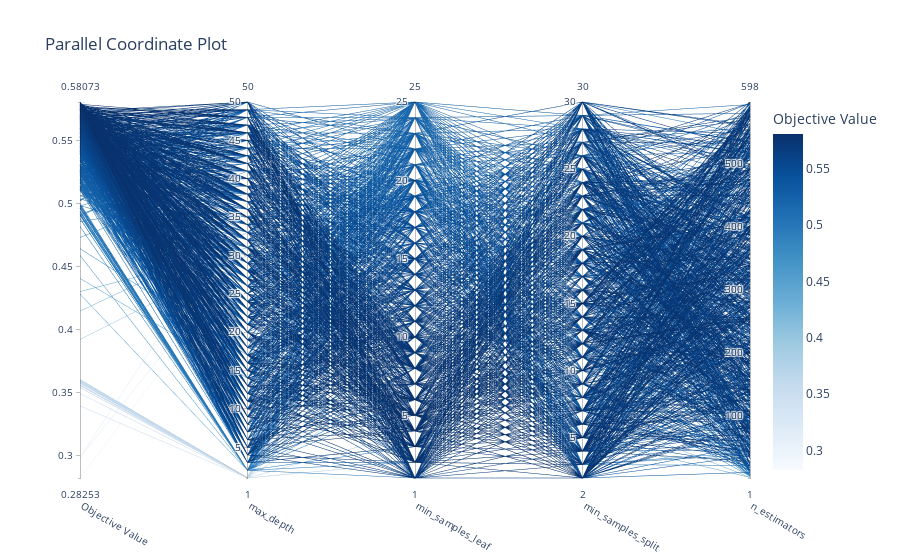

This figure's notebook cell:
### Code cell
optuna.visualization.plot_parallel_coordinate(study_opt_wss_bc)

### Figure 1 — Plotly figure (JSON) as saved in the notebook; plotly's stock layout.template omitted (floating-point values rounded to 4 significant figures; data arrays with more than 128 entries replaced by an {"elided": "..."} marker saying what was removed)
{"data": [{"dimensions": [{"label": "Objective Value", "range": [0.2825, 0.5807], "values": {"elided": "1000 float values"}}, {"label": "max_depth", "range": [1, 50], "values": {"elided": "1000 int values"}}, {"label": "min_samples_leaf", "range": [1, 25], "values": {"elided": "1000 int values"}}, {"label": "min_samples_split", "range": [2, 30], "values": {"elided": "1000 int values"}}, {"label": "n_estimators", "range": [1, 598], "values": {"elided": "1000 int values"}}], "labelangle": 30, "labelside": "bottom", "line": {"color": {"elided": "1000 float values"}, "colorbar": {"title": {"text": "Objective Value"}}, "colorscale": [[0, "rgb(247,251,255)"], [0.125, "rgb(222,235,247)"], [0.25, "rgb(198,219,239)"], [0.375, "rgb(158,202,225)"], [0.5, "rgb(107,174,214)"], [0.625, "rgb(66,146,198)"], [0.75, "rgb(33,113,181)"], [0.875, "rgb(8,81,156)"], [1, "rgb(8,48,107)"]], "reversescale": false, "showscale": true}, "type": "parcoords"}], "layout": {"autosize": true, "title": {"text": "Parallel Coordinate Plot"}}}
